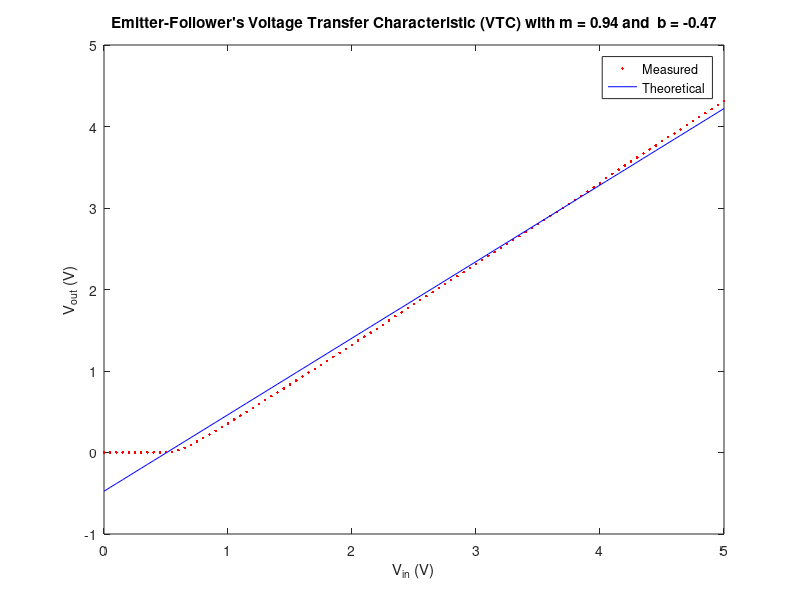
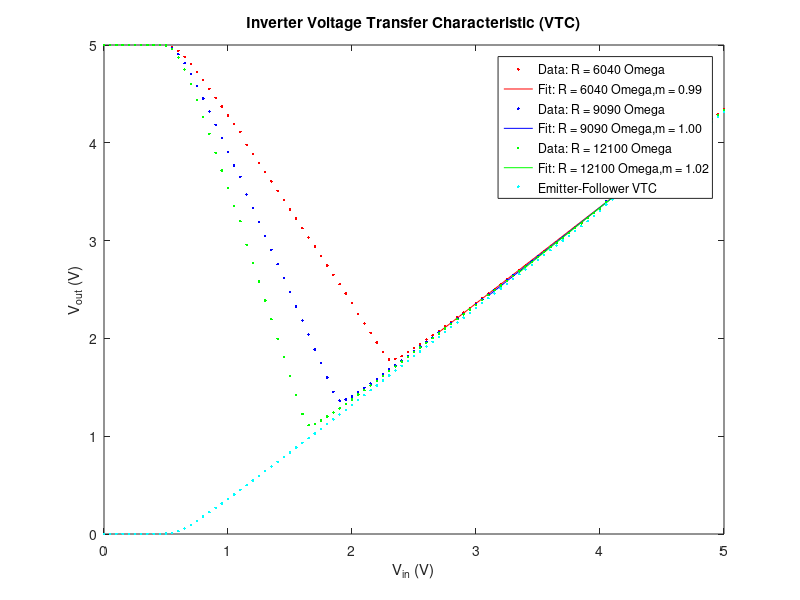

Recreate these plots in MATLAB, in order.
clearvars
close all
load exp3datatry3.mat;
% load exp4data.mat

Icff = polyfit(Vin, Vout, 1);
Icfit = polyval(Icff, Vin);
% Make plots
figure(1)
plot(Vin, Vout, 'r.',...
     Vin, Icfit, 'b')
legend("Measured", "Theoretical")
xlabel('V_{in} (V)')
ylabel('V_{out} (V)')
txt = sprintf("Emitter-Follower's Voltage Transfer Characteristic (VTC) with m = %.2f and  b = %.2f", Icff(1), Icff(2));
title(txt)

load exp4datanew.mat;
R6040ff = polyfit(Vin(11:47),Vout6001(11:47), 1);
R6040fit = polyval(R6040ff, Vin(11:47));
R9090ff = polyfit(Vin(11:39),Vout9030(11:39), 1);
R9090fit = polyval(R9090ff, Vin(11:39));
R12100ff = polyfit(Vin(11:34),Vout12068(11:34), 1);
R12100fit = polyval(R12100ff, Vin(11:34));


figure(2)
plot(Vin, Vout6001, 'r.',...
     Vin(11:47), R6040fit, 'r',...
     Vin, Vout9030, 'b.', ...
     Vin(11:39), R9090fit, 'b',...
     Vin, Vout12068, 'g.', ...
     Vin(11:34), R12100fit, 'g',...
     Vin, Vout, 'c.')
label6040 = sprintf("m = %.2f", R6040ff(1));
label9090 = sprintf("m = %.2f", R9090ff(1));
label12100 = sprintf("m = %.2f", R12100ff(1));
legend("Data: R = 6040 \Omega", strcat("Fit: R = 6040 \Omega, ", label6040),...
    "Data: R = 9090 \Omega", strcat("Fit: R = 9090 \Omega, ", label9090),...
    "Data: R = 12100 \Omega", strcat("Fit: R = 12100 \Omega, ", label12100), ...
    "Emitter-Follower VTC")
xlabel('V_{in} (V)')
ylabel('V_{out} (V)')
title("Inverter Voltage Transfer Characteristic (VTC)")